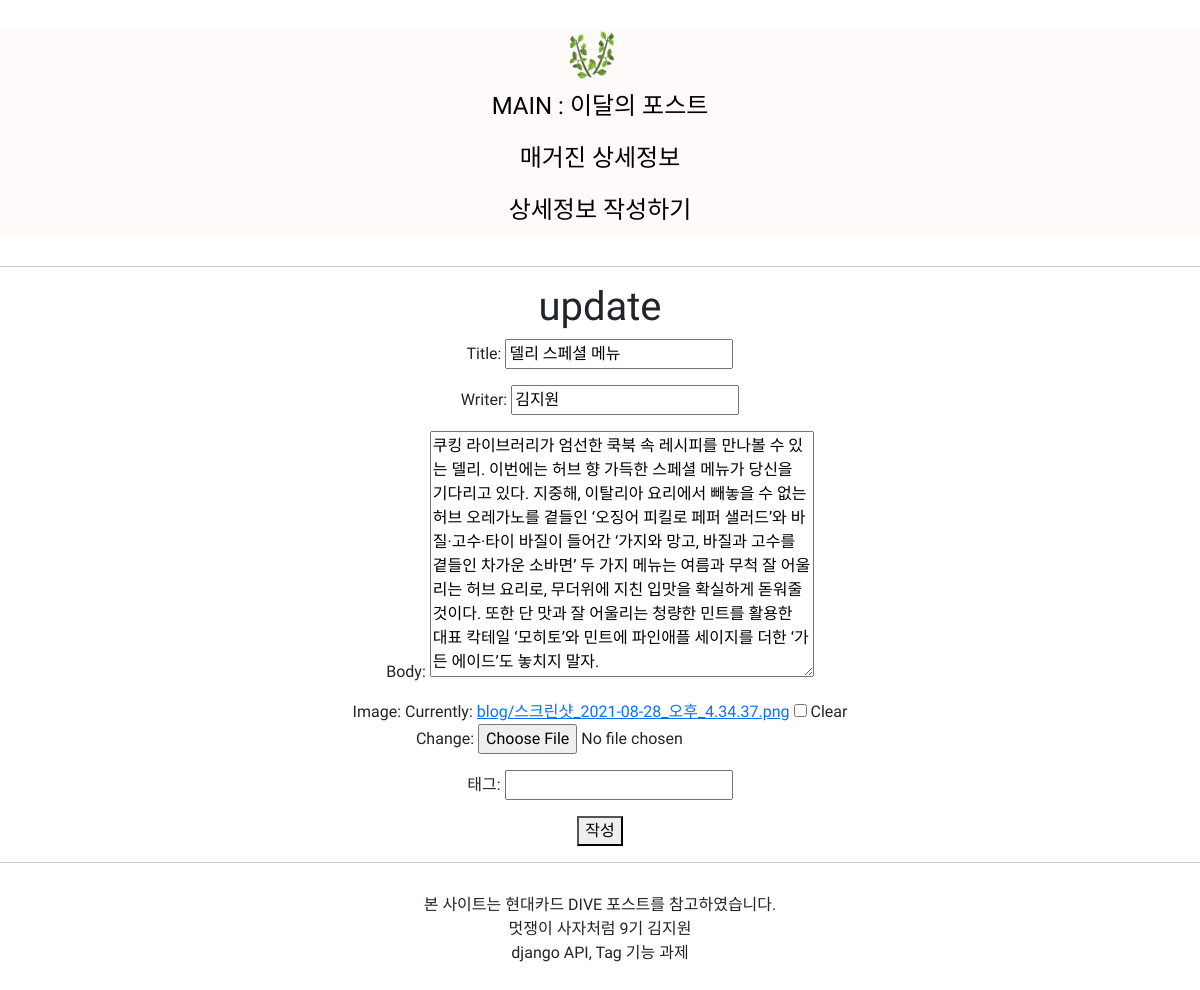
/blog/edit/7, run on the app's committed database.
### blog/models.py (models this page shows, shortened)
class Blog(models.Model):
    title = models.CharField(max_length=200)
    writer = models.CharField(max_length=100)
    pub_date = models.DateTimeField()
    body = models.TextField()
    image = models.ImageField(upload_to = "blog/", blank=True, null=True)
    tag = models.ManyToManyField('blog.Tag', verbose_name = "태그")

### blog/views.py (the view, shortened to what this page needs)
# urls.py: path('edit/<str:id>', edit, name="edit"),
def edit(request, id):
    blog = get_object_or_404(Blog, pk=id)
    if request.method == 'GET':
        blog_form = BlogForm(instance=blog)
        return render(request, 'edit.html', {'edit_blog':blog_form})

### blog/forms.py
class BlogForm(forms.ModelForm):
    tag = forms.CharField(required = False, label = "태그")
    class Meta:
        model = Blog
        fields = ['title', 'writer', 'body', 'image']

### blog/templates/edit.html (shortened to what this page needs)
{% extends 'base.html' %}
{% block content %}
<h1>update</h1>
<form id="update_form" method="post" enctype="multipart/form-data">
    {{edit_blog.as_p}}
    <button type="submit">작성</button>
</form>
{% endblock %}

### tagpj/templates/base.html (style rules this page uses)
body { text-align:center; font-family: 'IBM Plex Sans KR', sans-serif; }

### data on the page
Blog: title "델리 스페셜 메뉴", writer "김지원", body "쿠킹 라이브러리가 엄선한 쿡북 속 레시피를 만나볼 수 있는 델리. 이번에는 허브 향 가득한 스페셜 메뉴가 당신을 기다리고 있다. 지중해, 이탈리아 요리에서 빼놓을 수 없는 허브 오레가노를 곁들인 ‘오징어 피킬로 페퍼 샐러드’와 바질·고수·타이 바질이 들어간 ‘가지와 망고, 바질과 고수를 곁들인 차가운 소바면’ 두 가지 메뉴는 여름과 무척 잘 어울리는 허브 요리로, 무더위에 지친 입맛을 확실하게 돋워줄 것이다. 또한 단 맛과 잘 어울리는 청량한 민트를 활용한 대표 칵테일 ‘모히토’와 민트에 파인애플 세이지를 더한 ‘가든 에이드’도 놓치지 말자."
